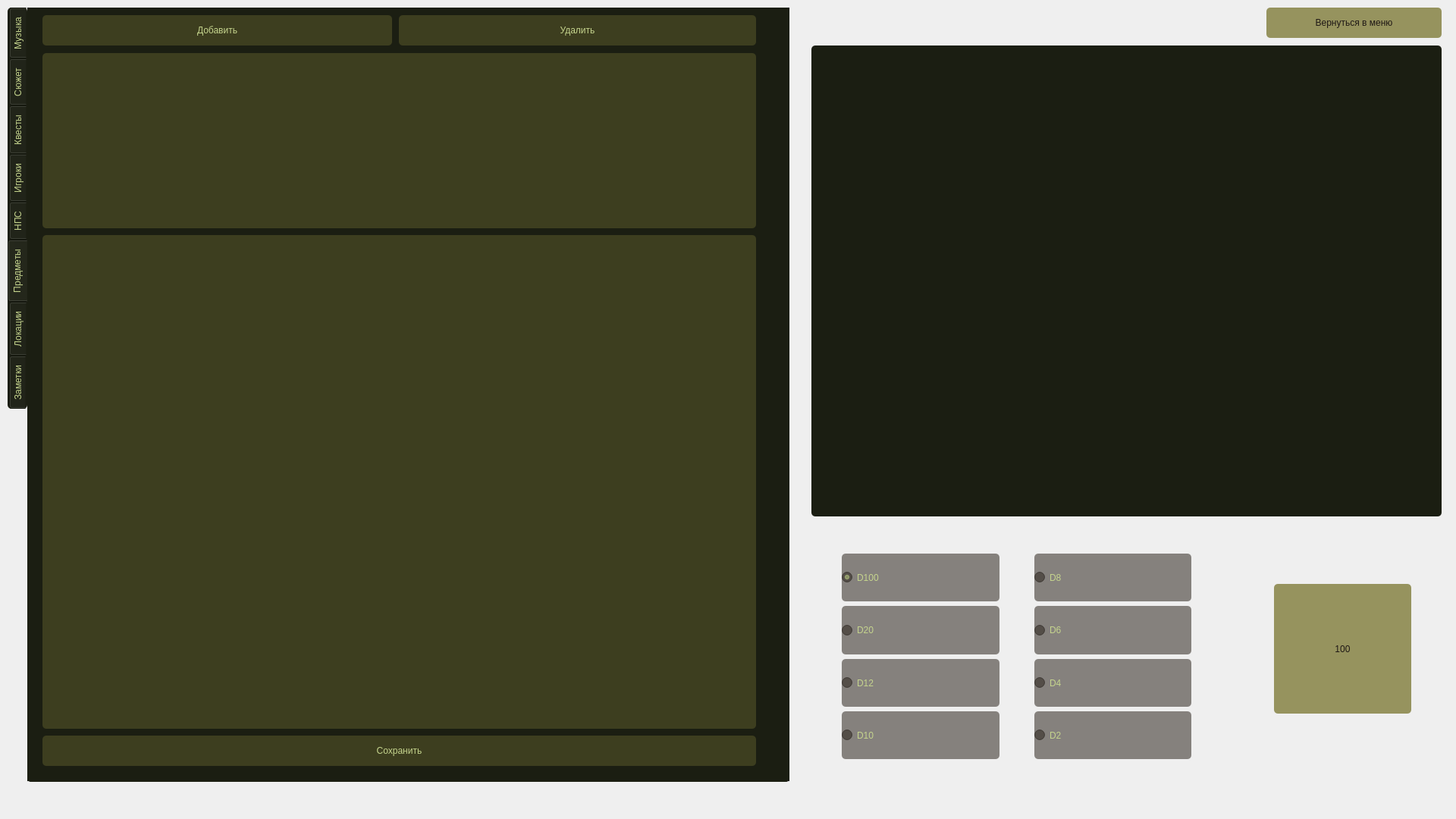
<?xml version="1.0" encoding="UTF-8"?>
<ui version="4.0">
 <class>Form_main</class>
 <widget class="QWidget" name="Form_main">
  <property name="geometry">
   <rect>
    <x>0</x>
    <y>0</y>
    <width>1920</width>
    <height>1080</height>
   </rect>
  </property>
  <property name="windowTitle">
   <string>Form</string>
  </property>
  <widget class="QLabel" name="label">
   <property name="geometry">
    <rect>
     <x>0</x>
     <y>0</y>
     <width>1920</width>
     <height>1080</height>
    </rect>
   </property>
   <property name="styleSheet">
    <string notr="true">border-image: url(&quot;/home/dis/Загрузки/background/trav1.jpeg&quot;) 0 0 0 0 stretch stretch</string>
   </property>
   <property name="text">
    <string/>
   </property>
  </widget>
  <widget class="QPushButton" name="btm_nazad">
   <property name="geometry">
    <rect>
     <x>1670</x>
     <y>10</y>
     <width>231</width>
     <height>40</height>
    </rect>
   </property>
   <property name="styleSheet">
    <string notr="true">color: rgb(30, 23, 20);
font: 500 italic 20pt &quot;Z003 [urw]&quot;;
border-radius: 5px;
opacity: 0.5;
background-color: rgba(125, 121, 54,200);
</string>
   </property>
   <property name="text">
    <string>Вернуться в меню</string>
   </property>
  </widget>
  <widget class="QTabWidget" name="tabWidget_predmets">
   <property name="geometry">
    <rect>
     <x>10</x>
     <y>10</y>
     <width>1031</width>
     <height>1021</height>
    </rect>
   </property>
   <property name="styleSheet">
    <string notr="true">font: 500 italic 20pt &quot;Z003 [urw]&quot;;
color: rgb(197, 212, 141);
border-radius: 5px;
opacity: 0.5;
background-color: rgb(27, 30, 18);
</string>
   </property>
   <property name="tabPosition">
    <enum>QTabWidget::TabPosition::West</enum>
   </property>
   <property name="currentIndex">
    <number>5</number>
   </property>
   <widget class="QWidget" name="tab">
    <attribute name="title">
     <string>Музыка</string>
    </attribute>
    <widget class="QListWidget" name="listWidget_musik">
     <property name="geometry">
      <rect>
       <x>20</x>
       <y>10</y>
       <width>951</width>
       <height>881</height>
      </rect>
     </property>
     <property name="styleSheet">
      <string notr="true">color: rgb(197, 212, 141);
font: 500 italic 20pt &quot;Z003 [urw]&quot;;
border-radius: 5px;
opacity: 0.5;
background-color: rgba(125, 121, 54,90);
</string>
     </property>
    </widget>
    <widget class="QPushButton" name="btm_nazad_2">
     <property name="geometry">
      <rect>
       <x>20</x>
       <y>960</y>
       <width>461</width>
       <height>40</height>
      </rect>
     </property>
     <property name="styleSheet">
      <string notr="true">color: rgb(197, 212, 141);
font: 500 italic 20pt &quot;Z003 [urw]&quot;;
border-radius: 5px;
opacity: 0.5;
background-color: rgba(125, 121, 54,90);
</string>
     </property>
     <property name="text">
      <string>Добавить</string>
     </property>
    </widget>
    <widget class="QPushButton" name="btm_nazad_3">
     <property name="geometry">
      <rect>
       <x>490</x>
       <y>960</y>
       <width>481</width>
       <height>40</height>
      </rect>
     </property>
     <property name="styleSheet">
      <string notr="true">color: rgb(197, 212, 141);
font: 500 italic 20pt &quot;Z003 [urw]&quot;;
border-radius: 5px;
opacity: 0.5;
background-color: rgba(125, 121, 54,90);
</string>
     </property>
     <property name="text">
      <string>Удалить</string>
     </property>
    </widget>
    <widget class="QPushButton" name="btm_nazad_4">
     <property name="geometry">
      <rect>
       <x>20</x>
       <y>910</y>
       <width>261</width>
       <height>40</height>
      </rect>
     </property>
     <property name="styleSheet">
      <string notr="true">color: rgb(197, 212, 141);
font: 500 italic 20pt &quot;Z003 [urw]&quot;;
border-radius: 5px;
opacity: 0.5;
background-color: rgba(125, 121, 54,90);
</string>
     </property>
     <property name="text">
      <string>Воспроизвести</string>
     </property>
    </widget>
    <widget class="QPushButton" name="btm_nazad_5">
     <property name="geometry">
      <rect>
       <x>770</x>
       <y>910</y>
       <width>201</width>
       <height>40</height>
      </rect>
     </property>
     <property name="styleSheet">
      <string notr="true">color: rgb(197, 212, 141);
font: 500 italic 20pt &quot;Z003 [urw]&quot;;
border-radius: 5px;
opacity: 0.5;
background-color: rgba(125, 121, 54,90);
</string>
     </property>
     <property name="text">
      <string>Стоп</string>
     </property>
    </widget>
    <widget class="QPushButton" name="btm_nazad_6">
     <property name="geometry">
      <rect>
       <x>490</x>
       <y>910</y>
       <width>271</width>
       <height>40</height>
      </rect>
     </property>
     <property name="styleSheet">
      <string notr="true">color: rgb(197, 212, 141);
font: 500 italic 20pt &quot;Z003 [urw]&quot;;
border-radius: 5px;
opacity: 0.5;
background-color: rgba(125, 121, 54,90);
</string>
     </property>
     <property name="text">
      <string>Продолжить</string>
     </property>
    </widget>
    <widget class="QPushButton" name="btm_nazad_7">
     <property name="geometry">
      <rect>
       <x>290</x>
       <y>910</y>
       <width>191</width>
       <height>40</height>
      </rect>
     </property>
     <property name="styleSheet">
      <string notr="true">color: rgb(197, 212, 141);
font: 500 italic 20pt &quot;Z003 [urw]&quot;;
border-radius: 5px;
opacity: 0.5;
background-color: rgba(125, 121, 54,90);
</string>
     </property>
     <property name="text">
      <string>Пауза</string>
     </property>
    </widget>
   </widget>
   <widget class="QWidget" name="tab_5">
    <attribute name="title">
     <string>Сюжет</string>
    </attribute>
    <widget class="QTextEdit" name="textEdit_sujet">
     <property name="geometry">
      <rect>
       <x>20</x>
       <y>20</y>
       <width>941</width>
       <height>921</height>
      </rect>
     </property>
     <property name="styleSheet">
      <string notr="true">color: rgb(197, 212, 141);
font: 500 italic 20pt &quot;Z003 [urw]&quot;;
border-radius: 5px;
opacity: 0.5;
background-color: rgba(125, 121, 54,90);
</string>
     </property>
    </widget>
    <widget class="QPushButton" name="btm_redact">
     <property name="geometry">
      <rect>
       <x>20</x>
       <y>960</y>
       <width>941</width>
       <height>40</height>
      </rect>
     </property>
     <property name="styleSheet">
      <string notr="true">color: rgb(197, 212, 141);
font: 500 italic 20pt &quot;Z003 [urw]&quot;;
border-radius: 5px;
opacity: 0.5;
background-color: rgba(125, 121, 54,90);
</string>
     </property>
     <property name="text">
      <string>Редактировать</string>
     </property>
    </widget>
   </widget>
   <widget class="QWidget" name="tab_6">
    <attribute name="title">
     <string>Квесты</string>
    </attribute>
    <widget class="QTextEdit" name="textEdit_kvests">
     <property name="geometry">
      <rect>
       <x>20</x>
       <y>300</y>
       <width>941</width>
       <height>641</height>
      </rect>
     </property>
     <property name="styleSheet">
      <string notr="true">color: rgb(197, 212, 141);
font: 500 italic 20pt &quot;Z003 [urw]&quot;;
border-radius: 5px;
opacity: 0.5;
background-color: rgba(125, 121, 54,90);
</string>
     </property>
    </widget>
    <widget class="QListWidget" name="listWidget_kvests">
     <property name="geometry">
      <rect>
       <x>20</x>
       <y>60</y>
       <width>941</width>
       <height>231</height>
      </rect>
     </property>
     <property name="styleSheet">
      <string notr="true">color: rgb(197, 212, 141);
font: 500 italic 20pt &quot;Z003 [urw]&quot;;
border-radius: 5px;
opacity: 0.5;
background-color: rgba(125, 121, 54,90);
</string>
     </property>
    </widget>
    <widget class="QPushButton" name="btm_redact_2">
     <property name="geometry">
      <rect>
       <x>20</x>
       <y>960</y>
       <width>941</width>
       <height>40</height>
      </rect>
     </property>
     <property name="styleSheet">
      <string notr="true">color: rgb(197, 212, 141);
font: 500 italic 20pt &quot;Z003 [urw]&quot;;
border-radius: 5px;
opacity: 0.5;
background-color: rgba(125, 121, 54,90);
</string>
     </property>
     <property name="text">
      <string>Редактировать</string>
     </property>
    </widget>
    <widget class="QPushButton" name="btm_add">
     <property name="geometry">
      <rect>
       <x>20</x>
       <y>10</y>
       <width>461</width>
       <height>40</height>
      </rect>
     </property>
     <property name="styleSheet">
      <string notr="true">color: rgb(197, 212, 141);
font: 500 italic 20pt &quot;Z003 [urw]&quot;;
border-radius: 5px;
opacity: 0.5;
background-color: rgba(125, 121, 54,90);
</string>
     </property>
     <property name="text">
      <string>Добавить</string>
     </property>
    </widget>
    <widget class="QPushButton" name="btm_del">
     <property name="geometry">
      <rect>
       <x>490</x>
       <y>10</y>
       <width>471</width>
       <height>40</height>
      </rect>
     </property>
     <property name="styleSheet">
      <string notr="true">color: rgb(197, 212, 141);
font: 500 italic 20pt &quot;Z003 [urw]&quot;;
border-radius: 5px;
opacity: 0.5;
background-color: rgba(125, 121, 54,90);
</string>
     </property>
     <property name="text">
      <string>Удалить</string>
     </property>
    </widget>
   </widget>
   <widget class="QWidget" name="tab_7">
    <attribute name="title">
     <string>Игроки</string>
    </attribute>
    <widget class="QListWidget" name="listWidget_player">
     <property name="geometry">
      <rect>
       <x>20</x>
       <y>70</y>
       <width>941</width>
       <height>211</height>
      </rect>
     </property>
     <property name="styleSheet">
      <string notr="true">color: rgb(197, 212, 141);
font: 500 italic 20pt &quot;Z003 [urw]&quot;;
border-radius: 5px;
opacity: 0.5;
background-color: rgba(125, 121, 54,90);
</string>
     </property>
    </widget>
    <widget class="QWidget" name="widget_playerpdf" native="true">
     <property name="geometry">
      <rect>
       <x>20</x>
       <y>300</y>
       <width>941</width>
       <height>691</height>
      </rect>
     </property>
    </widget>
    <widget class="QPushButton" name="btm_del_2">
     <property name="geometry">
      <rect>
       <x>490</x>
       <y>20</y>
       <width>471</width>
       <height>40</height>
      </rect>
     </property>
     <property name="styleSheet">
      <string notr="true">color: rgb(197, 212, 141);
font: 500 italic 20pt &quot;Z003 [urw]&quot;;
border-radius: 5px;
opacity: 0.5;
background-color: rgba(125, 121, 54,90);
</string>
     </property>
     <property name="text">
      <string>Удалить</string>
     </property>
    </widget>
    <widget class="QPushButton" name="btm_add_2">
     <property name="geometry">
      <rect>
       <x>20</x>
       <y>20</y>
       <width>461</width>
       <height>40</height>
      </rect>
     </property>
     <property name="styleSheet">
      <string notr="true">color: rgb(197, 212, 141);
font: 500 italic 20pt &quot;Z003 [urw]&quot;;
border-radius: 5px;
opacity: 0.5;
background-color: rgba(125, 121, 54,90);
</string>
     </property>
     <property name="text">
      <string>Добавить</string>
     </property>
    </widget>
   </widget>
   <widget class="QWidget" name="tab_8">
    <attribute name="title">
     <string>НПС</string>
    </attribute>
    <widget class="QListWidget" name="listWidget_nps">
     <property name="geometry">
      <rect>
       <x>20</x>
       <y>60</y>
       <width>941</width>
       <height>221</height>
      </rect>
     </property>
     <property name="styleSheet">
      <string notr="true">color: rgb(197, 212, 141);
font: 500 italic 20pt &quot;Z003 [urw]&quot;;
border-radius: 5px;
opacity: 0.5;
background-color: rgba(125, 121, 54,90);
</string>
     </property>
    </widget>
    <widget class="QWidget" name="widget_nps_pdf" native="true">
     <property name="geometry">
      <rect>
       <x>20</x>
       <y>300</y>
       <width>941</width>
       <height>691</height>
      </rect>
     </property>
    </widget>
    <widget class="QPushButton" name="btm_del_3">
     <property name="geometry">
      <rect>
       <x>490</x>
       <y>10</y>
       <width>471</width>
       <height>40</height>
      </rect>
     </property>
     <property name="styleSheet">
      <string notr="true">color: rgb(197, 212, 141);
font: 500 italic 20pt &quot;Z003 [urw]&quot;;
border-radius: 5px;
opacity: 0.5;
background-color: rgba(125, 121, 54,90);
</string>
     </property>
     <property name="text">
      <string>Удалить</string>
     </property>
    </widget>
    <widget class="QPushButton" name="btm_add_3">
     <property name="geometry">
      <rect>
       <x>20</x>
       <y>10</y>
       <width>461</width>
       <height>40</height>
      </rect>
     </property>
     <property name="styleSheet">
      <string notr="true">color: rgb(197, 212, 141);
font: 500 italic 20pt &quot;Z003 [urw]&quot;;
border-radius: 5px;
opacity: 0.5;
background-color: rgba(125, 121, 54,90);
</string>
     </property>
     <property name="text">
      <string>Добавить</string>
     </property>
    </widget>
   </widget>
   <widget class="QWidget" name="tab_9">
    <attribute name="title">
     <string>Предметы</string>
    </attribute>
    <widget class="QListWidget" name="listWidget_predmet">
     <property name="geometry">
      <rect>
       <x>20</x>
       <y>60</y>
       <width>941</width>
       <height>231</height>
      </rect>
     </property>
     <property name="styleSheet">
      <string notr="true">color: rgb(197, 212, 141);
font: 500 italic 20pt &quot;Z003 [urw]&quot;;
border-radius: 5px;
opacity: 0.5;
background-color: rgba(125, 121, 54,90);
</string>
     </property>
    </widget>
    <widget class="QTextEdit" name="textEdit">
     <property name="geometry">
      <rect>
       <x>20</x>
       <y>300</y>
       <width>941</width>
       <height>651</height>
      </rect>
     </property>
     <property name="styleSheet">
      <string notr="true">color: rgb(197, 212, 141);
font: 500 italic 20pt &quot;Z003 [urw]&quot;;
border-radius: 5px;
opacity: 0.5;
background-color: rgba(125, 121, 54,90);</string>
     </property>
    </widget>
    <widget class="QPushButton" name="btm_del_4">
     <property name="geometry">
      <rect>
       <x>490</x>
       <y>10</y>
       <width>471</width>
       <height>40</height>
      </rect>
     </property>
     <property name="styleSheet">
      <string notr="true">color: rgb(197, 212, 141);
font: 500 italic 20pt &quot;Z003 [urw]&quot;;
border-radius: 5px;
opacity: 0.5;
background-color: rgba(125, 121, 54,90);
</string>
     </property>
     <property name="text">
      <string>Удалить</string>
     </property>
    </widget>
    <widget class="QPushButton" name="btm_add_4">
     <property name="geometry">
      <rect>
       <x>20</x>
       <y>10</y>
       <width>461</width>
       <height>40</height>
      </rect>
     </property>
     <property name="styleSheet">
      <string notr="true">color: rgb(197, 212, 141);
font: 500 italic 20pt &quot;Z003 [urw]&quot;;
border-radius: 5px;
opacity: 0.5;
background-color: rgba(125, 121, 54,90);
</string>
     </property>
     <property name="text">
      <string>Добавить</string>
     </property>
    </widget>
    <widget class="QPushButton" name="btm_save_predmet">
     <property name="geometry">
      <rect>
       <x>20</x>
       <y>960</y>
       <width>941</width>
       <height>40</height>
      </rect>
     </property>
     <property name="styleSheet">
      <string notr="true">color: rgb(197, 212, 141);
font: 500 italic 20pt &quot;Z003 [urw]&quot;;
border-radius: 5px;
opacity: 0.5;
background-color: rgba(125, 121, 54,90);
</string>
     </property>
     <property name="text">
      <string>Сохранить</string>
     </property>
    </widget>
   </widget>
   <widget class="QWidget" name="tab_10">
    <attribute name="title">
     <string>Локации</string>
    </attribute>
    <widget class="QGraphicsView" name="graphicsView_location">
     <property name="geometry">
      <rect>
       <x>20</x>
       <y>200</y>
       <width>941</width>
       <height>801</height>
      </rect>
     </property>
    </widget>
    <widget class="QListWidget" name="listWidget_lokation">
     <property name="geometry">
      <rect>
       <x>20</x>
       <y>20</y>
       <width>941</width>
       <height>121</height>
      </rect>
     </property>
     <property name="styleSheet">
      <string notr="true">color: rgb(197, 212, 141);
font: 500 italic 20pt &quot;Z003 [urw]&quot;;
border-radius: 5px;
opacity: 0.5;
background-color: rgba(125, 121, 54,90);
</string>
     </property>
    </widget>
    <widget class="QPushButton" name="btm_del_5">
     <property name="geometry">
      <rect>
       <x>490</x>
       <y>150</y>
       <width>471</width>
       <height>40</height>
      </rect>
     </property>
     <property name="styleSheet">
      <string notr="true">color: rgb(197, 212, 141);
font: 500 italic 20pt &quot;Z003 [urw]&quot;;
border-radius: 5px;
opacity: 0.5;
background-color: rgba(125, 121, 54,90);
</string>
     </property>
     <property name="text">
      <string>Удалить</string>
     </property>
    </widget>
    <widget class="QPushButton" name="btm_add_5">
     <property name="geometry">
      <rect>
       <x>20</x>
       <y>150</y>
       <width>461</width>
       <height>40</height>
      </rect>
     </property>
     <property name="styleSheet">
      <string notr="true">color: rgb(197, 212, 141);
font: 500 italic 20pt &quot;Z003 [urw]&quot;;
border-radius: 5px;
opacity: 0.5;
background-color: rgba(125, 121, 54,90);
</string>
     </property>
     <property name="text">
      <string>Добавить</string>
     </property>
    </widget>
   </widget>
   <widget class="QWidget" name="tab_11">
    <attribute name="title">
     <string>Заметки</string>
    </attribute>
    <widget class="QTextEdit" name="textEdit_zametki">
     <property name="geometry">
      <rect>
       <x>20</x>
       <y>300</y>
       <width>941</width>
       <height>661</height>
      </rect>
     </property>
     <property name="styleSheet">
      <string notr="true">color: rgb(197, 212, 141);
font: 500 italic 20pt &quot;Z003 [urw]&quot;;
border-radius: 5px;
opacity: 0.5;
background-color: rgba(125, 121, 54,90);</string>
     </property>
    </widget>
    <widget class="QListWidget" name="listWidget_zametki">
     <property name="geometry">
      <rect>
       <x>20</x>
       <y>70</y>
       <width>941</width>
       <height>221</height>
      </rect>
     </property>
     <property name="styleSheet">
      <string notr="true">color: rgb(197, 212, 141);
font: 500 italic 20pt &quot;Z003 [urw]&quot;;
border-radius: 5px;
opacity: 0.5;
background-color: rgba(125, 121, 54,90);
</string>
     </property>
    </widget>
    <widget class="QPushButton" name="btm_del_6">
     <property name="geometry">
      <rect>
       <x>490</x>
       <y>20</y>
       <width>471</width>
       <height>40</height>
      </rect>
     </property>
     <property name="styleSheet">
      <string notr="true">color: rgb(197, 212, 141);
font: 500 italic 20pt &quot;Z003 [urw]&quot;;
border-radius: 5px;
opacity: 0.5;
background-color: rgba(125, 121, 54,90);
</string>
     </property>
     <property name="text">
      <string>Удалить</string>
     </property>
    </widget>
    <widget class="QPushButton" name="btm_add_6">
     <property name="geometry">
      <rect>
       <x>20</x>
       <y>20</y>
       <width>461</width>
       <height>40</height>
      </rect>
     </property>
     <property name="styleSheet">
      <string notr="true">color: rgb(197, 212, 141);
font: 500 italic 20pt &quot;Z003 [urw]&quot;;
border-radius: 5px;
opacity: 0.5;
background-color: rgba(125, 121, 54,90);
</string>
     </property>
     <property name="text">
      <string>Добавить</string>
     </property>
    </widget>
    <widget class="QPushButton" name="btm_del_7">
     <property name="geometry">
      <rect>
       <x>20</x>
       <y>970</y>
       <width>941</width>
       <height>40</height>
      </rect>
     </property>
     <property name="styleSheet">
      <string notr="true">color: rgb(197, 212, 141);
font: 500 italic 20pt &quot;Z003 [urw]&quot;;
border-radius: 5px;
opacity: 0.5;
background-color: rgba(125, 121, 54,90);
</string>
     </property>
     <property name="text">
      <string>Сохранить</string>
     </property>
    </widget>
   </widget>
  </widget>
  <widget class="QPushButton" name="pushButton">
   <property name="geometry">
    <rect>
     <x>1680</x>
     <y>770</y>
     <width>181</width>
     <height>171</height>
    </rect>
   </property>
   <property name="styleSheet">
    <string notr="true">color: rgb(30, 23, 20);
font: 500 italic 40pt &quot;Z003 [urw]&quot;;
border-radius: 5px;
opacity: 0.5;
background-color: rgba(125, 121, 54,200);
</string>
   </property>
   <property name="text">
    <string>100</string>
   </property>
  </widget>
  <widget class="QLabel" name="label_2">
   <property name="geometry">
    <rect>
     <x>1060</x>
     <y>710</y>
     <width>571</width>
     <height>311</height>
    </rect>
   </property>
   <property name="styleSheet">
    <string notr="true">border-image: url(&quot;/home/dis/Загрузки/background/listttt.png&quot;) 0 0 0 0 stretch stretch</string>
   </property>
   <property name="text">
    <string/>
   </property>
  </widget>
  <widget class="QWidget" name="gridLayoutWidget">
   <property name="geometry">
    <rect>
     <x>1110</x>
     <y>730</y>
     <width>461</width>
     <height>271</height>
    </rect>
   </property>
   <layout class="QGridLayout" name="gridLayout">
    <item row="1" column="2">
     <spacer name="verticalSpacer">
      <property name="orientation">
       <enum>Qt::Orientation::Vertical</enum>
      </property>
      <property name="sizeHint" stdset="0">
       <size>
        <width>20</width>
        <height>40</height>
       </size>
      </property>
     </spacer>
    </item>
    <item row="2" column="0">
     <widget class="QRadioButton" name="radioButton_14">
      <property name="sizePolicy">
       <sizepolicy hsizetype="Expanding" vsizetype="Expanding">
        <horstretch>0</horstretch>
        <verstretch>0</verstretch>
       </sizepolicy>
      </property>
      <property name="styleSheet">
       <string notr="true">color: rgb(197, 212, 141);
font: 500 italic 28pt &quot;Z003 [urw]&quot;;
border-radius: 5px;
background-color: rgba(40, 32, 25, 135);
opacity: 0.5;
</string>
      </property>
      <property name="text">
       <string>D12</string>
      </property>
     </widget>
    </item>
    <item row="1" column="3">
     <widget class="QRadioButton" name="radioButton_15">
      <property name="sizePolicy">
       <sizepolicy hsizetype="Expanding" vsizetype="Expanding">
        <horstretch>0</horstretch>
        <verstretch>0</verstretch>
       </sizepolicy>
      </property>
      <property name="styleSheet">
       <string notr="true">color: rgb(197, 212, 141);
font: 500 italic 28pt &quot;Z003 [urw]&quot;;
border-radius: 5px;
background-color: rgba(40, 32, 25, 135);
opacity: 0.5;
</string>
      </property>
      <property name="text">
       <string>D6</string>
      </property>
     </widget>
    </item>
    <item row="0" column="0">
     <widget class="QRadioButton" name="radioButton_11">
      <property name="sizePolicy">
       <sizepolicy hsizetype="Expanding" vsizetype="Expanding">
        <horstretch>0</horstretch>
        <verstretch>0</verstretch>
       </sizepolicy>
      </property>
      <property name="baseSize">
       <size>
        <width>10</width>
        <height>10</height>
       </size>
      </property>
      <property name="whatsThis">
       <string>&lt;html&gt;&lt;head/&gt;&lt;body&gt;&lt;p align=&quot;center&quot;&gt;&lt;br/&gt;&lt;/p&gt;&lt;/body&gt;&lt;/html&gt;</string>
      </property>
      <property name="layoutDirection">
       <enum>Qt::LayoutDirection::LeftToRight</enum>
      </property>
      <property name="autoFillBackground">
       <bool>false</bool>
      </property>
      <property name="styleSheet">
       <string notr="true">color: rgb(197, 212, 141);
font: 500 italic 28pt &quot;Z003 [urw]&quot;;
border-radius: 5px;
background-color: rgba(40, 32, 25, 135);
opacity: 0.5;
</string>
      </property>
      <property name="text">
       <string>D100</string>
      </property>
      <property name="iconSize">
       <size>
        <width>16</width>
        <height>16</height>
       </size>
      </property>
      <property name="checked">
       <bool>true</bool>
      </property>
     </widget>
    </item>
    <item row="2" column="3">
     <widget class="QRadioButton" name="radioButton_16">
      <property name="sizePolicy">
       <sizepolicy hsizetype="Expanding" vsizetype="Expanding">
        <horstretch>0</horstretch>
        <verstretch>0</verstretch>
       </sizepolicy>
      </property>
      <property name="styleSheet">
       <string notr="true">color: rgb(197, 212, 141);
font: 500 italic 28pt &quot;Z003 [urw]&quot;;
border-radius: 5px;
background-color: rgba(40, 32, 25, 135);
opacity: 0.5;
</string>
      </property>
      <property name="text">
       <string>D4</string>
      </property>
     </widget>
    </item>
    <item row="1" column="0">
     <widget class="QRadioButton" name="radioButton_13">
      <property name="sizePolicy">
       <sizepolicy hsizetype="Expanding" vsizetype="Expanding">
        <horstretch>0</horstretch>
        <verstretch>0</verstretch>
       </sizepolicy>
      </property>
      <property name="styleSheet">
       <string notr="true">color: rgb(197, 212, 141);
font: 500 italic 28pt &quot;Z003 [urw]&quot;;
border-radius: 5px;
background-color: rgba(40, 32, 25, 135);
opacity: 0.5;
</string>
      </property>
      <property name="text">
       <string>D20</string>
      </property>
     </widget>
    </item>
    <item row="0" column="3">
     <widget class="QRadioButton" name="radioButton_12">
      <property name="sizePolicy">
       <sizepolicy hsizetype="Expanding" vsizetype="Expanding">
        <horstretch>0</horstretch>
        <verstretch>0</verstretch>
       </sizepolicy>
      </property>
      <property name="styleSheet">
       <string notr="true">color: rgb(197, 212, 141);
font: 500 italic 28pt &quot;Z003 [urw]&quot;;
border-radius: 5px;
background-color: rgba(40, 32, 25, 135);
opacity: 0.5;
</string>
      </property>
      <property name="text">
       <string>D8</string>
      </property>
     </widget>
    </item>
    <item row="3" column="0">
     <widget class="QRadioButton" name="radioButton_17">
      <property name="sizePolicy">
       <sizepolicy hsizetype="Expanding" vsizetype="Expanding">
        <horstretch>0</horstretch>
        <verstretch>0</verstretch>
       </sizepolicy>
      </property>
      <property name="styleSheet">
       <string notr="true">color: rgb(197, 212, 141);
font: 500 italic 28pt &quot;Z003 [urw]&quot;;
border-radius: 5px;
background-color: rgba(40, 32, 25, 135);
opacity: 0.5;
</string>
      </property>
      <property name="text">
       <string>D10</string>
      </property>
     </widget>
    </item>
    <item row="1" column="1">
     <spacer name="verticalSpacer_2">
      <property name="orientation">
       <enum>Qt::Orientation::Vertical</enum>
      </property>
      <property name="sizeHint" stdset="0">
       <size>
        <width>20</width>
        <height>40</height>
       </size>
      </property>
     </spacer>
    </item>
    <item row="3" column="3">
     <widget class="QRadioButton" name="radioButton_18">
      <property name="sizePolicy">
       <sizepolicy hsizetype="Expanding" vsizetype="Expanding">
        <horstretch>0</horstretch>
        <verstretch>0</verstretch>
       </sizepolicy>
      </property>
      <property name="styleSheet">
       <string notr="true">color: rgb(197, 212, 141);
font: 500 italic 28pt &quot;Z003 [urw]&quot;;
border-radius: 5px;
background-color: rgba(40, 32, 25, 135);
opacity: 0.5;
</string>
      </property>
      <property name="text">
       <string>D2</string>
      </property>
     </widget>
    </item>
   </layout>
  </widget>
  <widget class="QWidget" name="widget_3" native="true">
   <property name="geometry">
    <rect>
     <x>1070</x>
     <y>60</y>
     <width>831</width>
     <height>621</height>
    </rect>
   </property>
   <property name="styleSheet">
    <string notr="true">font: 500 italic 20pt &quot;Z003 [urw]&quot;;
color: rgb(197, 212, 141);
border-radius: 5px;
opacity: 0.5;
background-color: rgb(27, 30, 18);
</string>
   </property>
  </widget>
  <zorder>label</zorder>
  <zorder>tabWidget_predmets</zorder>
  <zorder>btm_nazad</zorder>
  <zorder>pushButton</zorder>
  <zorder>label_2</zorder>
  <zorder>gridLayoutWidget</zorder>
  <zorder>widget_3</zorder>
 </widget>
 <resources/>
 <connections/>
</ui>
